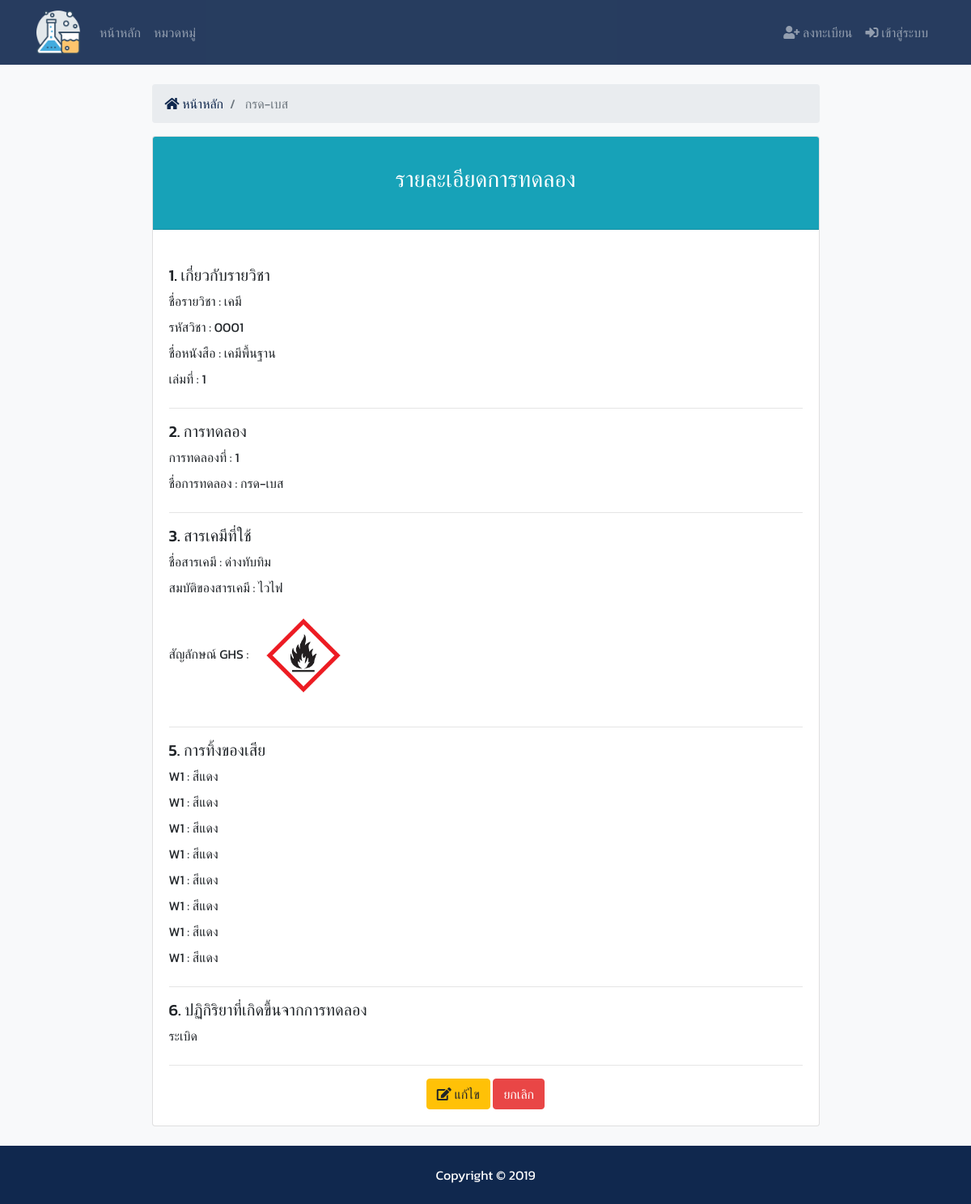
Screenshot of /home/detail/5 with the database file from the repository.
### myapp/models.py (models this page shows, shortened)
class Chemistry(models.Model):
    COURSE_CHOICES = (
                        ('เคมี', 'เคมี'),
                        ('ชีววิทยา', 'ชีววิทยา'),
    )
    course = models.CharField(max_length=50, choices=COURSE_CHOICES)
    course_number = models.CharField(max_length=100)
    titile = models.CharField(max_length=200)
    book_number = models.CharField(max_length=50)
    experiment_number = models.CharField(max_length=50)
    experiment_name = models.CharField(max_length=200)
    chemical_name = models.CharField(max_length=200)
    chemical_properties =  models.TextField()
    ghs_sign = models.ImageField(upload_to='GHS_SIGN/%Y/%m/%d', blank=True)
    w1 = models.CharField(max_length=100)
    w2 = models.CharField(max_length=100)
    w3 = models.CharField(max_length=100)
    w4 = models.CharField(max_length=100)
    w5 = models.CharField(max_length=100)
    w6 = models.CharField(max_length=100)
    w7 = models.CharField(max_length=100)
    w = models.CharField(max_length=100)
    reactions = models.TextField()

### myapp/views.py (the view)
# urls.py: path('detail/<int:chemistry_id>', views.detail, name='detail'),
def detail(request, chemistry_id):
    chem = Chemistry.objects.get(pk = chemistry_id)
    context = {
        'chemistry' : chem,
    }
    return render(request ,'myapp/detail.html',context)

### templates/myapp/detail.html (shortened to what this page needs)
{% extends 'base.html' %}
{% block content %}
    <section id="create" class="bg-light py-4">
        <div class="container">
            <div class="row">
                <div class="col-md-9 mx-auto">
                    <div class="row page-titles">
                        <div class="col-md-12 align-self-center">
                            <ol class="breadcrumb">
                                <li class="breadcrumb-item"><a href="{% url 'index' %}"><i class="fas fa-home"></i> หน้าหลัก </a></li>
                                <li class="breadcrumb-item active">{% block name %} {{ chemistry.experiment_name }} {% endblock name %}</li>
                            </ol>
                        </div>
                    </div>
                </div>
                <div class="col-md-9 mx-auto">
                    <div class="card">
                        <div class="card-header bg-info text-white text-center"><br>
                            <h3> รายละเอียดการทดลอง</h3><br>
                        </div><br>
                        <div class="card-body">
                            <form action="{% url 'detail' chemistry.id %}" method="POST">
                                    <h5>1. เกี่ยวกับรายวิชา</h5>
                                    <div class="form-group">
                                        <label for="name">ชื่อรายวิชา : {{ chemistry.course}}</label><br>
                                        <label for="name" class="mb-2 mr-sm-4">รหัสวิชา : {{ chemistry.course_number }}</label><br>
                                        <label for="name" class="mb-2 mr-sm-4">ชื่อหนังสือ : {{ chemistry.titile }}</label><br>
                                        <label for="name" class="mb-2 mr-sm-4">เล่มที่ : {{ chemistry.book_number }}</label><br>
                                    </div><hr>
                                    <h5>2. การทดลอง</h5>
                                    <div class="form-group">
                                        <label for="thainame" class="mb-2 mr-sm-4">การทดลองที่ : {{ chemistry.experiment_number }}</label><br>
                                        <label for="chemname" class="mb-2 mr-sm-4">ชื่อการทดลอง : {{ chemistry.experiment_name }}</label>
                                    </div><hr>
                                    <h5>3. สารเคมีที่ใช้</h5>
                                    <div class="form-group">
                                        <label for="name" class="mb-2 mr-sm-4">ชื่อสารเคมี : {{ chemistry.chemical_name }}</label><br>
                                        <label for="name" class="mb-2 mr-sm-4">สมบัติของสารเคมี : {{ chemistry.chemical_properties }}</label><br>
                                        <label for="name">สัญลักษณ์ GHS : <img src="{{ chemistry.ghs_sign.url }}" style="width:128px;"></label>
                                    </div><hr>
                                    <h5>5. การทิ้งของเสีย</h5>
                                    <div class="form-group">
                                        <label for="name" class="mb-2 mr-sm-4">W1 : {{ chemistry.w1 }}</label><br>
                                        <label for="name" class="mb-2 mr-sm-4">W1 : {{ chemistry.w2 }}</label><br>
                                        <label for="name" class="mb-2 mr-sm-4">W1 : {{ chemistry.w3 }}</label><br>
                                        <label for="name" class="mb-2 mr-sm-4">W1 : {{ chemistry.w4 }}</label><br>
                                        <label for="name" class="mb-2 mr-sm-4">W1 : {{ chemistry.w5 }}</label><br>
                                        <label for="name" class="mb-2 mr-sm-4">W1 : {{ chemistry.w6 }}</label><br>
                                        <label for="name" class="mb-2 mr-sm-4">W1 : {{ chemistry.w7 }}</label><br>
                                        <label for="name" class="mb-2 mr-sm-4">W1 : {{ chemistry.w }}</label><br>
                                    </div><hr>
                                    <h5>6. ปฏิกิริยาที่เกิดขึ้นจากการทดลอง</h5>
                                    <div class="form-group">
                                        <label for="name" class="mb-2 mr-sm-4">{{ chemistry.reactions }}</label>
                                    </div><hr>
                                <div class="text-center">
                                    <a href="{% url 'edit' chemistry.id %}" class="btn btn-warning"><i class="fas fa-edit"></i> แก้ไข</a>
                                    <a href="{% url 'index' %}" class="btn btn-danger">ยกเลิก</a>
                                </div>
                            </form>
                        </div>
                    </div>
	            </div>
            </div>
        </div>
    </section>
{% endblock content %}

### chemprojects/static/css/all.css (style rules this page uses)
.fa, .fas, .far, .fal, .fab { -moz-osx-font-smoothing: grayscale; -webkit-font-smoothing: antialiased; display: inline-block; font-style: normal; font-variant: normal; text-rendering: auto; line-height: 1; }
.fa-edit:before { content: "\f044"; }
.fa-home:before { content: "\f015"; }
.fa, .fas { font-family: 'Font Awesome 5 Free'; font-weight: 900; }

### chemprojects/static/css/style.css (style rules this page uses)
body { font-family: 'Kanit', sans-serif; }
img { width: 100%; }

### rows the page displays
Chemistry: experiment_name "กรด-เบส", course "เคมี", course_number "0001", titile "เคมีพื้นฐาน", book_number "1", experiment_number "1", chemical_name "ด่างทับทิม", chemical_properties "ไวไฟ", ghs_sign (picture), w1 "สีแดง", w2 "สีแดง", w3 "สีแดง", w4 "สีแดง", w5 "สีแดง", w6 "สีแดง", w7 "สีแดง", w "สีแดง", reactions "ระเบิด"
